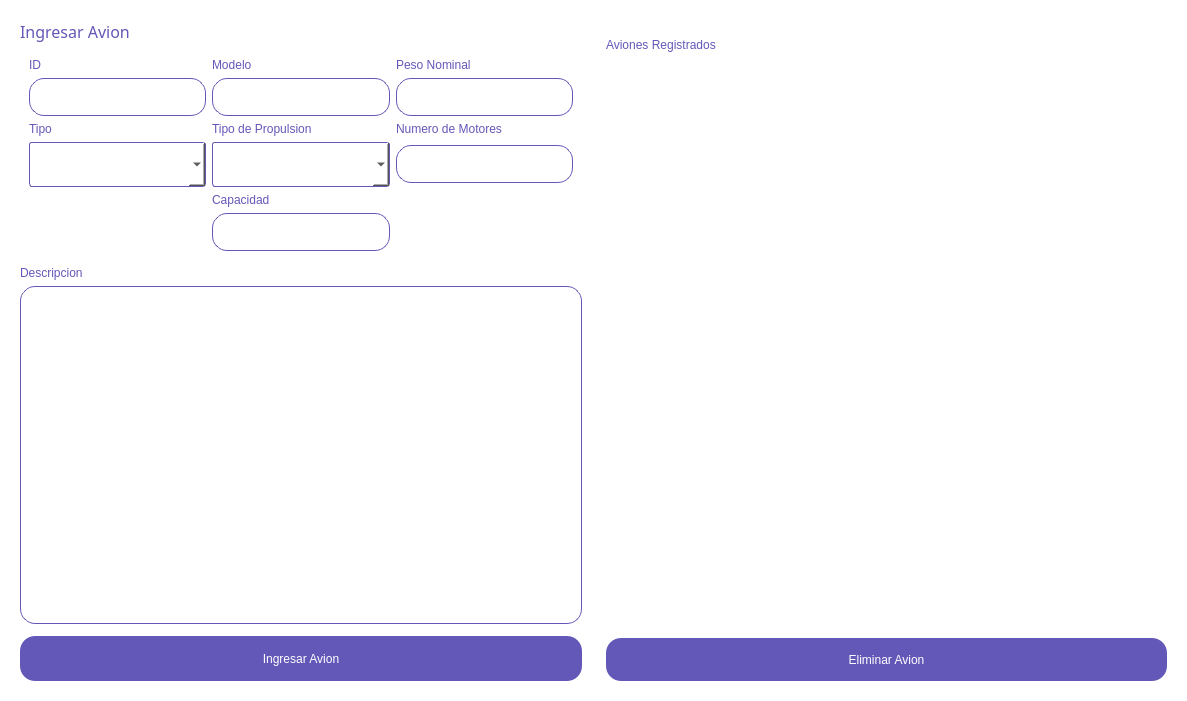
<?xml version="1.0" encoding="UTF-8"?>
<ui version="4.0">
 <class>Form</class>
 <widget class="QWidget" name="Form">
  <property name="geometry">
   <rect>
    <x>0</x>
    <y>0</y>
    <width>1187</width>
    <height>701</height>
   </rect>
  </property>
  <property name="windowTitle">
   <string>Form</string>
  </property>
  <property name="styleSheet">
   <string notr="true">QWidget
{
    background-color: white;
    border-radius: 20px;
}

QPushButton
{
    color: white;
    background-color: #6357B7;
    border-radius: 15px;
    font: 14pt &quot;Bahnschrift&quot;;
}

QPushButton:Pressed
{
    background-color: #C397E4;
}

QPushButton:disabled
{
    color: #6357B7;
    background-color: white;
    border-radius: 0px;
}

QLineEdit
{
    color: #6357B7;
    background-color: white;
    border : 2px solid #6357B7;
    border-radius: 15px;
    font: 10pt &quot;Bahnschrift&quot;;
    border: 1px solid #6357B7;
    padding: 10px;
}

QLabel
{
    background-color: transparent;
    color: #6357B7;
    font: 12pt &quot;Bahnschrift&quot;;
}

QComboBox
{
    border: 1px solid #6357B7;
    border-radius: 3px;
    padding: 1px 18px 1px 3px;
    min-width: 6em;
}

QTextEdit
{
    color: #6357B7;
    background-color: white;
    border : 2px solid #6357B7;
    border-radius: 15px;
    font: 14pt &quot;Bahnschrift&quot;;
    border: 1px solid #6357B7;
    padding: 13px;
}</string>
  </property>
  <layout class="QHBoxLayout" name="horizontalLayout">
   <item>
    <widget class="QWidget" name="widget" native="true">
     <property name="minimumSize">
      <size>
       <width>465</width>
       <height>0</height>
      </size>
     </property>
     <layout class="QVBoxLayout" name="verticalLayout">
      <item>
       <widget class="QLabel" name="label">
        <property name="minimumSize">
         <size>
          <width>0</width>
          <height>20</height>
         </size>
        </property>
        <property name="maximumSize">
         <size>
          <width>16777215</width>
          <height>50</height>
         </size>
        </property>
        <property name="font">
         <font>
          <family>Bahnschrift</family>
          <pointsize>12</pointsize>
          <weight>50</weight>
          <italic>false</italic>
          <bold>false</bold>
         </font>
        </property>
        <property name="text">
         <string>Ingresar Avion</string>
        </property>
       </widget>
      </item>
      <item>
       <widget class="QWidget" name="widget_3" native="true">
        <layout class="QGridLayout" name="gridLayout">
         <item row="1" column="0">
          <widget class="QLineEdit" name="lineEdit"/>
         </item>
         <item row="4" column="1">
          <widget class="QLabel" name="label_9">
           <property name="text">
            <string>Capacidad</string>
           </property>
          </widget>
         </item>
         <item row="1" column="2">
          <widget class="QLineEdit" name="lineEdit_3"/>
         </item>
         <item row="1" column="1">
          <widget class="QLineEdit" name="lineEdit_2"/>
         </item>
         <item row="2" column="1">
          <widget class="QLabel" name="label_7">
           <property name="text">
            <string>Tipo de Propulsion</string>
           </property>
          </widget>
         </item>
         <item row="0" column="0">
          <widget class="QLabel" name="label_2">
           <property name="minimumSize">
            <size>
             <width>136</width>
             <height>0</height>
            </size>
           </property>
           <property name="text">
            <string>ID</string>
           </property>
          </widget>
         </item>
         <item row="3" column="0">
          <widget class="QComboBox" name="comboBox">
           <property name="minimumSize">
            <size>
             <width>119</width>
             <height>45</height>
            </size>
           </property>
          </widget>
         </item>
         <item row="0" column="2">
          <widget class="QLabel" name="label_4">
           <property name="minimumSize">
            <size>
             <width>136</width>
             <height>0</height>
            </size>
           </property>
           <property name="text">
            <string>Peso Nominal</string>
           </property>
          </widget>
         </item>
         <item row="2" column="2">
          <widget class="QLabel" name="label_8">
           <property name="text">
            <string>Numero de Motores</string>
           </property>
          </widget>
         </item>
         <item row="2" column="0">
          <widget class="QLabel" name="label_5">
           <property name="text">
            <string>Tipo</string>
           </property>
          </widget>
         </item>
         <item row="0" column="1">
          <widget class="QLabel" name="label_3">
           <property name="minimumSize">
            <size>
             <width>135</width>
             <height>0</height>
            </size>
           </property>
           <property name="text">
            <string>Modelo</string>
           </property>
          </widget>
         </item>
         <item row="3" column="2">
          <widget class="QLineEdit" name="lineEdit_5"/>
         </item>
         <item row="5" column="1">
          <widget class="QLineEdit" name="lineEdit_6"/>
         </item>
         <item row="3" column="1">
          <widget class="QComboBox" name="comboBox_2">
           <property name="minimumSize">
            <size>
             <width>119</width>
             <height>45</height>
            </size>
           </property>
          </widget>
         </item>
        </layout>
       </widget>
      </item>
      <item>
       <widget class="QLabel" name="label_10">
        <property name="text">
         <string>Descripcion</string>
        </property>
       </widget>
      </item>
      <item>
       <widget class="QTextEdit" name="textEdit"/>
      </item>
      <item>
       <widget class="QWidget" name="widget_4" native="true"/>
      </item>
      <item>
       <widget class="QPushButton" name="pushButton">
        <property name="minimumSize">
         <size>
          <width>0</width>
          <height>45</height>
         </size>
        </property>
        <property name="text">
         <string>Ingresar Avion</string>
        </property>
       </widget>
      </item>
     </layout>
    </widget>
   </item>
   <item>
    <widget class="QWidget" name="widget_2" native="true">
     <property name="minimumSize">
      <size>
       <width>465</width>
       <height>0</height>
      </size>
     </property>
     <layout class="QVBoxLayout" name="verticalLayout_2">
      <item>
       <widget class="QLabel" name="label_6">
        <property name="minimumSize">
         <size>
          <width>0</width>
          <height>20</height>
         </size>
        </property>
        <property name="maximumSize">
         <size>
          <width>16777215</width>
          <height>50</height>
         </size>
        </property>
        <property name="text">
         <string>Aviones Registrados</string>
        </property>
       </widget>
      </item>
      <item>
       <widget class="QTableWidget" name="tableWidget">
        <property name="sizePolicy">
         <sizepolicy hsizetype="Expanding" vsizetype="Preferred">
          <horstretch>0</horstretch>
          <verstretch>0</verstretch>
         </sizepolicy>
        </property>
        <property name="minimumSize">
         <size>
          <width>0</width>
          <height>68</height>
         </size>
        </property>
       </widget>
      </item>
      <item>
       <widget class="QPushButton" name="pushButton_2">
        <property name="minimumSize">
         <size>
          <width>0</width>
          <height>43</height>
         </size>
        </property>
        <property name="text">
         <string>Eliminar Avion</string>
        </property>
       </widget>
      </item>
     </layout>
    </widget>
   </item>
  </layout>
 </widget>
 <resources/>
 <connections/>
</ui>
